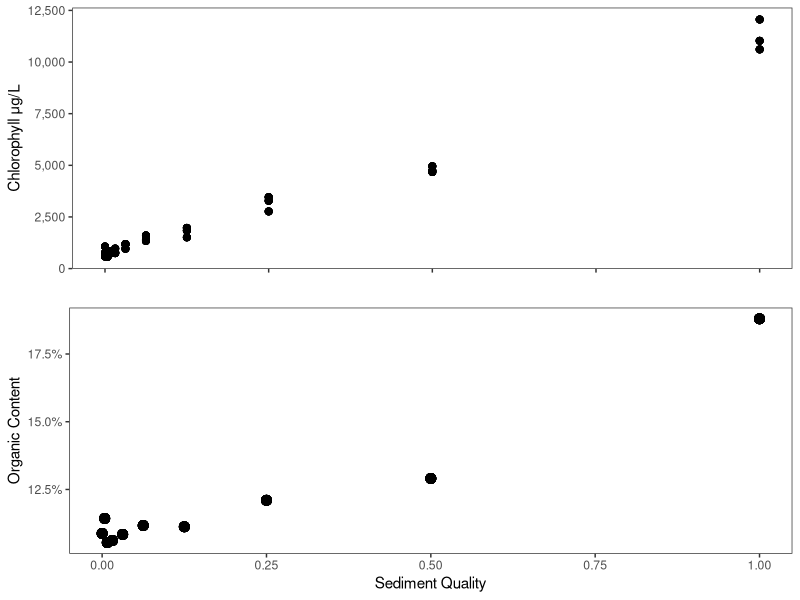
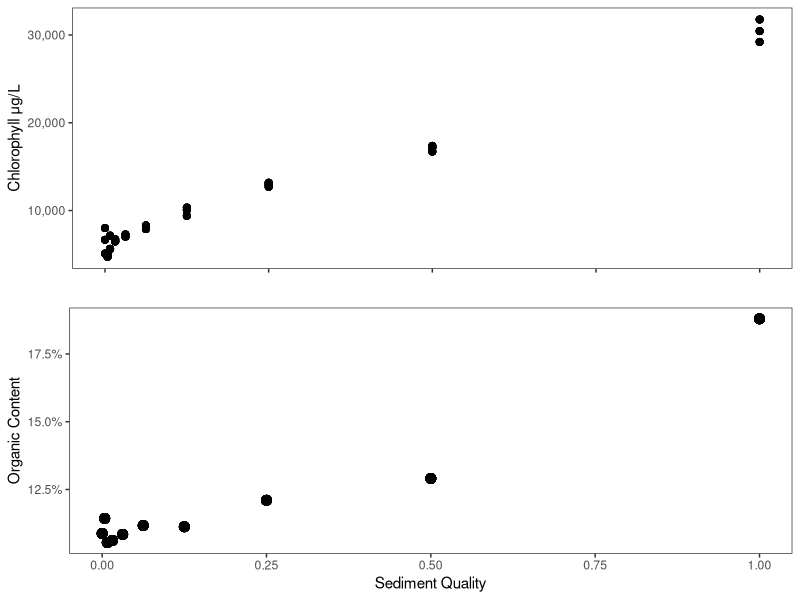
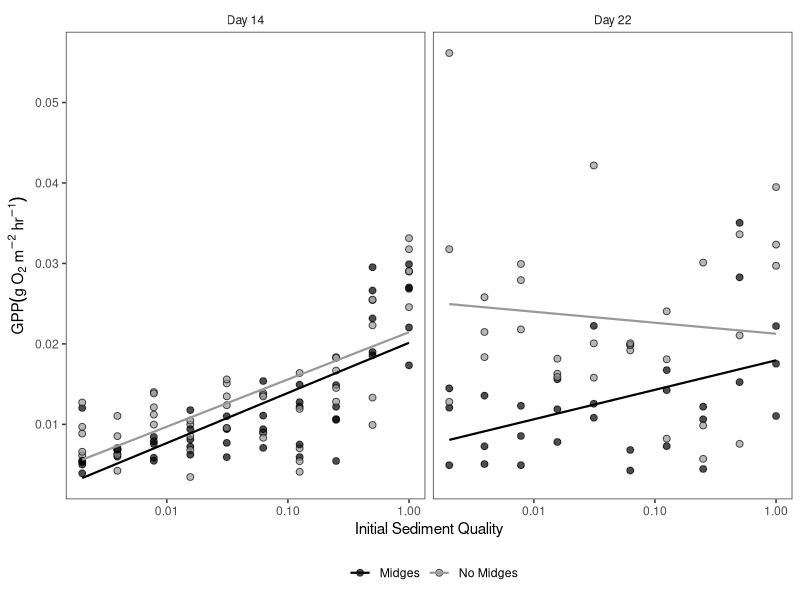
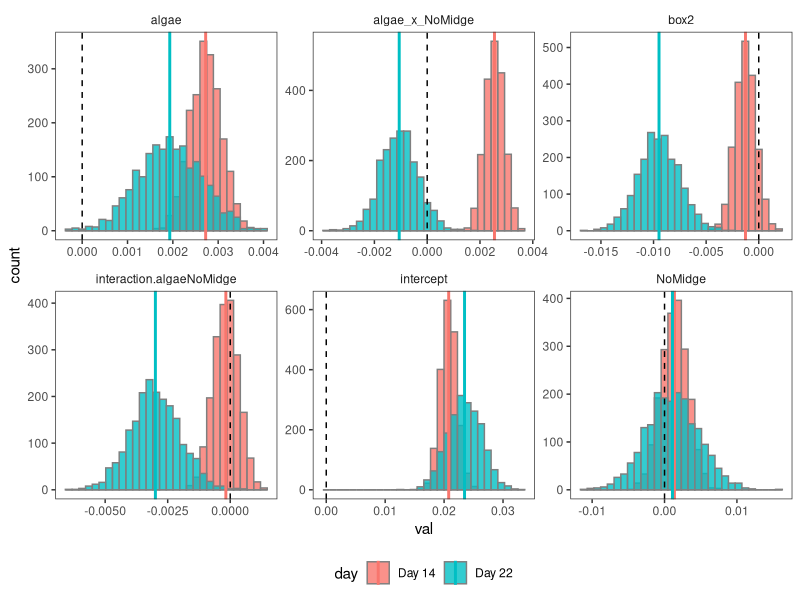
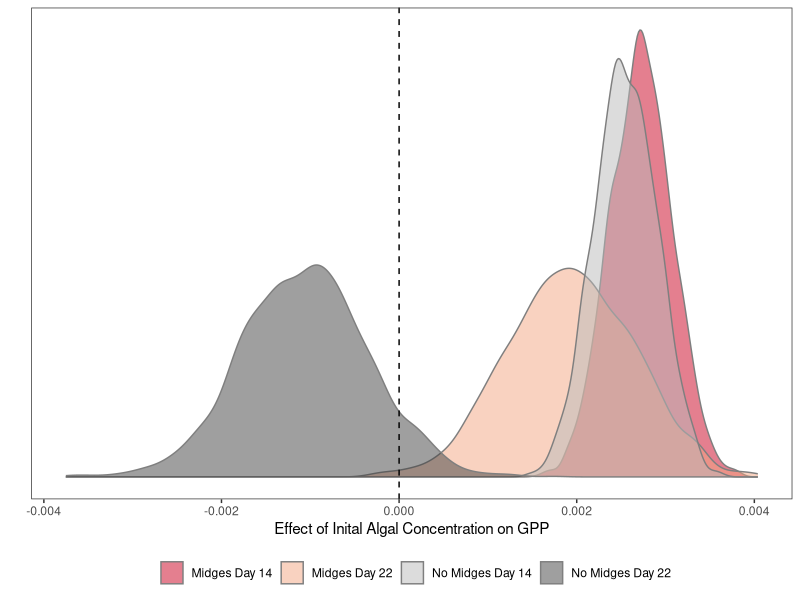
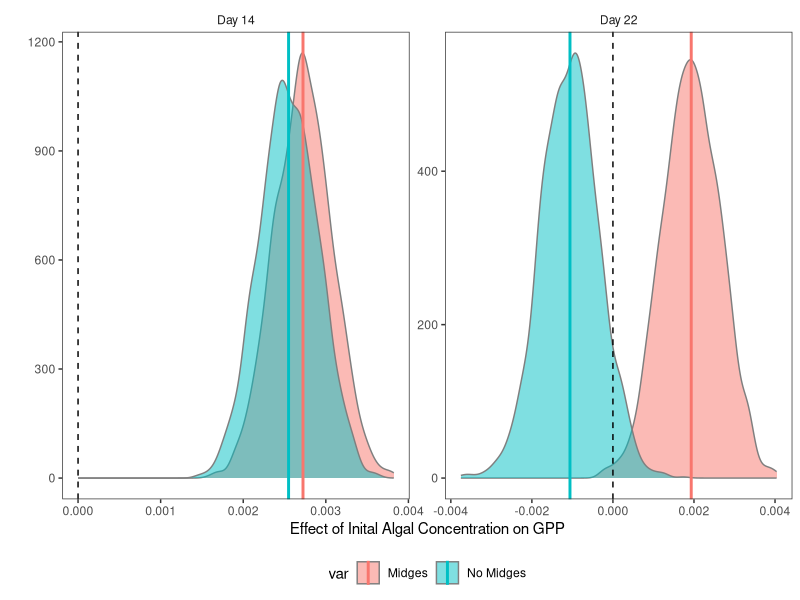
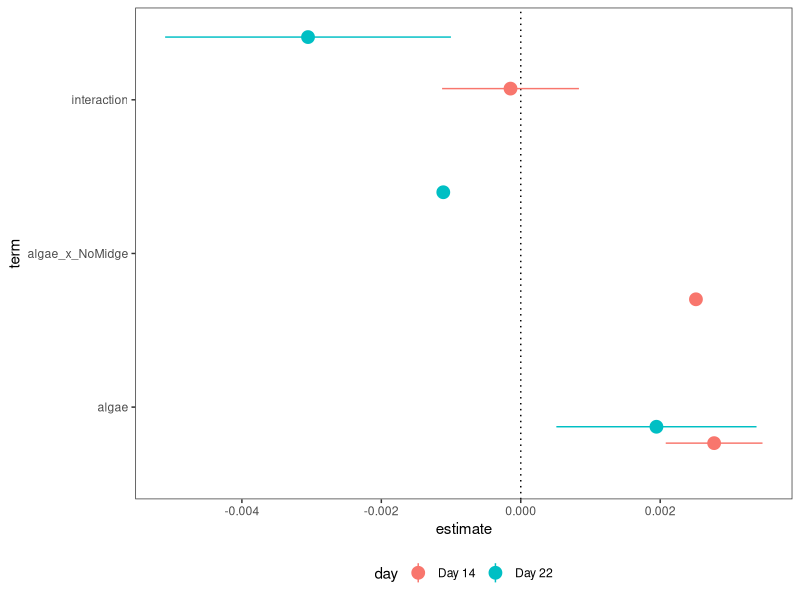
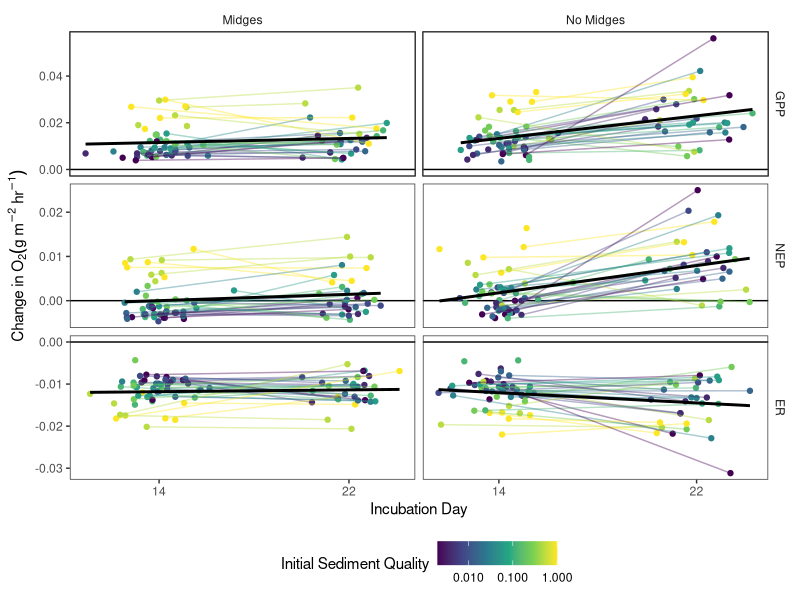

Recreate these plots in R, in order. (Note: a time limit stopped this script after it produced the figures.)
#====Load Packages====
library(tidyverse)
library(lubridate)
library(viridis)
library(gridExtra)
library(lme4)
library(car)

#Define function to give NA if all NAs else give mean
meanna <- function(x){
  if(all(is.na(x))){
    NA
  }
  else{
    mean(x, na.rm = TRUE)
  }
}

#====set aesthetics====
theme_set(theme_bw()+
            theme(panel.grid = element_blank(),
                  strip.background = element_blank(),
                  legend.position = "bottom"))

#====Set Seed====
set.seed(12345)

#====read in files====

meta <- read_csv("clean data/MG_meta.csv") %>% 
  mutate(algae_conc2 = ifelse(algae_conc == 0, 2e-3, algae_conc)) #check
chl <- read_csv("clean data/MG_chl.csv")
om <- read_csv("clean data/MG_om.csv")
ndvi <- read_csv("clean data/MG_ndvi.csv")
ep_raw <- read_csv("clean data/MG_ep.csv")
cm_raw <- read_csv("clean data/MG_cm.csv")
cc_raw <- read_csv("clean data/MG_cc.csv")


#====Figure 1: Chorophyll and organic content in stock sediment====
omplot <- om %>% 
  left_join(meta) %>% 
  ggplot(aes(algae_conc, perc.org))+
  geom_point(size =3)+
  scale_y_continuous(labels = scales::percent_format())+
  labs(x = "Sediment Quality",
       y = "Organic Content")

#corrected for pheophytin
corrchlplot <- chl %>% 
  left_join(meta) %>% 
  ggplot(aes(x = algae_conc, y = chl))+
  geom_point(size = 2, alpha = 0.8)+
  scale_y_continuous(labels = scales::comma_format())+
  labs(x = "",
       y = "Chlorophyll \u03BCg/L") +  #\u03BC is the unicode for mu
  theme(axis.text.x = element_blank())

#uncorrected
uncorrchlplot <- chl %>% 
  left_join(meta) %>% 
  ggplot(aes(x = algae_conc, y = uncorr_chl))+
  geom_point(size = 2, alpha = 0.8)+
  scale_y_continuous(labels = scales::comma_format())+
  labs(x = "",
       y = "Chlorophyll \u03BCg/L") + #\u03BC is the unicode for mu
  theme(axis.text.x = element_blank())


grid.arrange(corrchlplot, omplot, nrow  = 2)
grid.arrange(uncorrchlplot, omplot, nrow  = 2)


#=====Question 1: Effects of Midges on Primary Producers=====
## Midge effect on production
nep <- ep_raw %>% 
  left_join(meta) %>% 
  mutate(coreid = as.character(coreid),
         box = as.character(box))

nep14 <- nep %>% 
  filter(day == 14)

g14log <- lm(gpp~log(algae_conc2)*midge+box, data = nep14) 
summary(g14log)
# plot(g14log)


nep22 <- nep %>% 
  filter(day == 22)

g22log <- lm(gpp~log(algae_conc2)*midge+box, data = nep22)
summary(g22log)
# plot(g22log)


#====Figure 2: GPP====
nep %>% 
  mutate(day = paste("Day", day)) %>% 
  ggplot(aes(x = algae_conc2, y = gpp, fill = midge))+
  facet_wrap(~day)+
  geom_point(size  = 2, alpha = 0.7, shape = 21)+
  geom_smooth(aes(color = midge), method = "lm", size = 0.75, se = FALSE)+
  scale_fill_manual(values = c("black", "gray60"))+
  scale_color_manual(values = c("black", "gray60"))+
  labs(x = "Initial Sediment Quality",
       y = expression(GPP(g~O[2]~m^{-2}~hr^{-1})),
       color = "",
       fill = "")+
  scale_x_log10()


#====Do the slopes differ between the two sample dates====

#parametric bootstrapping verison

#set number of bootstraps
nboot <- 2000

#define function for parametric bootstrapping
para.boot <- function(data1, data2, response.var, lm1, lm2, results, nboot){

    #define data frames for simulated data
    dat1 = data1
    dat2 = data2
    
    #perform bootstrap
    for(i in 1:nboot){
      #simulate results estimates for day 14
      dat1$response.var <- simulate(lm1)[[1]] #simulate data from model
      lm1boot <- update(lm1, response.var ~., data = dat1) #perform lm on simulated data
      
      #extract coefficients 
      results$intercept[i] = coef(summary(lm1boot))[1,"Estimate"]
      results$algae[i] = coef(summary(lm1boot))[2,"Estimate"]
      results$NoMidge[i] = coef(summary(lm1boot))[3,"Estimate"]
      results$box2[i] = coef(summary(lm1boot))[4,"Estimate"]
      results$interaction.algaeNoMidge[i] = coef(summary(lm1boot))[5,"Estimate"]
      
      #add coefficients from algae and its interaction with midges to estimate effect of algae conc on response in absence of midges
      results$algae_x_NoMidge[i] = results$algae[i] + results$interaction.algaeNoMidge[i]
      
      #perform same process for second lm==
      dat2$response.var <- simulate(lm2)[[1]] #simulate data from model
      lm2boot <- update(lm2, response.var~., data = dat2) # fit regression to simulated data
      
      #extract coefficients
      results$intercept[i + nboot] = coef(summary(lm2boot))[1,"Estimate"] 
      results$algae[i + nboot] = coef(summary(lm2boot))[2,"Estimate"]
      results$NoMidge[i + nboot] = coef(summary(lm2boot))[3,"Estimate"]
      results$box2[i + nboot] = coef(summary(lm2boot))[4,"Estimate"]
      results$interaction.algaeNoMidge[i + nboot] = coef(summary(lm2boot))[5,"Estimate"]
      
      #add coefficients from algae and no midge to estimate effect of algae conc on gpp in absence of midge
      results$algae_x_NoMidge[i + nboot] = results$algae[i + nboot] + results$interaction.algaeNoMidge[i + nboot]
      
    }
    return(results)
}


#generate data frame to put all the results
gboot1 <- data.frame(sim = rep(1:nboot, 2), 
                     intercept = NA, 
                     algae = NA, 
                     NoMidge = NA, 
                     box2 = NA, 
                     interaction.algaeNoMidge = NA,
                     algae_x_NoMidge = NA, 
                     day = rep(c("Day 14", "Day 22"), each = nboot))

#peform bootstrapping
gboot1 <- para.boot(data1 = nep14, data2 = nep22,
          response.var = "gpp",
          lm1 = g14log, lm2 = g22log,
          results = gboot1, nboot = nboot)



#plot all coefficients
gboot1 %>% 
  gather(var, val, -sim, -day) %>% 
  group_by(var, day) %>% 
  mutate(mean = mean(val)) %>% 
  ggplot(aes(val, fill = day))+
  geom_histogram(alpha = 0.8, color = "gray50", data = . %>% filter(day == "Day 14"))+
  geom_histogram(alpha = 0.8, color = "gray50", data =. %>% filter(day=="Day 22"))+
  facet_wrap(~var, scales = "free")+
  geom_vline(xintercept = 0, linetype = "dashed")+
  geom_vline(aes(xintercept = mean, col = day), size = 1)


gboot1 %>%
  select(algae, algae_x_NoMidge, day) %>%
  gather(var, val, -day) %>% 
  group_by(var, day) %>% 
  mutate(mean = mean(val),
         var = ifelse(var == 'algae_x_NoMidge', "No Midges", "Midges"),
         var = paste(var, day)) %>% 
  ggplot(aes(val, fill = var))+
  geom_density(alpha = 0.5, color = "gray50")+
  # geom_density(alpha = 0.5, color = "gray50", data =. %>% filter(day=="Day 22"))+
  geom_vline(xintercept = 0, linetype = "dashed")+
  labs(x = "Effect of Inital Algal Concentration on GPP",
       y = "",
       fill = "")+
  theme(axis.text.y = element_blank(),
        axis.ticks.y = element_blank())+
  scale_fill_brewer(palette = "RdGy")

gboot1 %>%
  select(algae, algae_x_NoMidge, day) %>%
  gather(var, val, -day) %>% 
  group_by(var, day) %>% 
  mutate(mean = mean(val),
         var = ifelse(var == 'algae_x_NoMidge', "No Midges", "Midges")) %>% 
  ggplot(aes(val, fill = var))+
  facet_wrap(~day, scales = "free")+
  geom_density(alpha = 0.5, color = "gray50", data = . %>% filter(var == "Midges"))+
  geom_density(alpha = 0.5, color = "gray50", data =. %>% filter(var == "No Midges"))+
  geom_vline(xintercept = 0, linetype = "dashed")+
  labs(x = "Effect of Inital Algal Concentration on GPP",
       y = "")+
  geom_vline(aes(xintercept = mean, col = var), size = 1)


##Delta Method Version

##NOT WORKING SOME PROBLEMS WITH DEFINITIONS

dmg <- data.frame(day = c("Day 14", "Day 22"), 
           #estimate for the slope of the effect of initial sediment quality on gpp with midges
           algae.estimate = c(coef(g14log)["log(algae_conc2)"], 
                              coef(g22log)["log(algae_conc2)"]), 
           #variance in that estimate
           algae.var = c(vcov(g14log)["log(algae_conc2)", "log(algae_conc2)"],
                         vcov(g22log)["log(algae_conc2)", "log(algae_conc2)"]), 
           #estimate for the interaction between midges and no midges
           interaction.estimate = c(coef(g14log)["log(algae_conc2):midgeNo Midges"],
                                    coef(g22log)["log(algae_conc2):midgeNo Midges"]),
           #variance in that estimate
           interaction.var = c(vcov(g14log)["log(algae_conc2):midgeNo Midges", "log(algae_conc2):midgeNo Midges"],
                               vcov(g22log)["log(algae_conc2):midgeNo Midges", "log(algae_conc2):midgeNo Midges"]), 
           #covariance between the two
           covar = c(vcov(g14log)["log(algae_conc2)", "log(algae_conc2):midgeNo Midges"],
                     vcov(g22log)["log(algae_conc2)", "log(algae_conc2):midgeNo Midges"]))


#not working because variance is being estimated as negative, which can't happen.
dmg <- dmg %>% 
  rowwise() %>% 
  mutate(algae_x_NoMidge = algae.estimate + interaction.estimate,
         algae_x_NoMidge.var = (algae.estimate^2)*algae.var + (interaction.estimate^2)*interaction.var + covar,
         algae.se = sqrt(algae.var),
         interaction.se = sqrt(interaction.var),
         algae_x_NoMidge.se = sqrt(algae_x_NoMidge.var))


dmg %>% 
  select(day, contains("estimate"), algae_x_NoMidge) %>% 
  gather(term, estimate, -day) %>% 
  mutate(term = str_remove(term, ".estimate")) %>% 
  left_join(dmg %>% 
              select(day, contains("se")) %>% 
              gather(term, se, -day) %>% 
              mutate(term = str_remove(term, ".se"))) %>% 
  ggplot(aes(x = term, y = estimate, col = day))+
  geom_hline(yintercept = 0, linetype = "dotted")+
  geom_point(position = position_jitter(width = 0.5, seed = 1), size = 4)+
  geom_pointrange(aes(ymin = estimate-2*se, ymax = estimate+2*se),  position = position_jitter(width = 0.5, seed = 1))+
  coord_flip()
  
#Statistics???
  

#fig 2 with error bars from bootstrapped models



#Supplemental Figure
nep %>% 
  gather(metabolism, value, resp, nep, gpp) %>% 
  mutate(day = day+rnorm(n(), 0.001), #add jitter
         metabolism = toupper(ifelse(metabolism == "resp", "er", metabolism)),
         metabolism = fct_reorder(metabolism, desc(value))) %>%  
  ggplot(aes(x = day, y = value, col = algae_conc2))+
  facet_grid(metabolism~midge, scales = "free")+
  geom_hline(yintercept = 0)+
  geom_point()+
  geom_line(aes( group = coreid), alpha = 0.4)+
  geom_smooth(method = "lm", col = "black", se = FALSE)+
  theme(legend.position = "bottom")+
  labs(y = expression("Change in" ~O[2] (g~m^{-2}~hr^{-1})),
       x = "Incubation Day",
       color = "Initial Sediment Quality")+
  scale_color_viridis_c(trans = "log10")+
  scale_x_continuous(breaks = c(14, 22))

nep %>% 
  mutate(day = paste("Day", day)) %>% 
  gather(metabolism, value, resp, nep, gpp) %>% 
  mutate(metabolism = toupper(metabolism),
         metabolism = ifelse(metabolism == "RESP", "ER", metabolism),
         metabolism = fct_reorder(metabolism, -value)) %>% 
  ggplot(aes(x = algae_conc2, y = value, fill = midge))+
  geom_hline(yintercept = 0, linetype = "dotted")+
  facet_grid(metabolism~day, scale = "free_y", switch = "y")+
  geom_point(size  = 2, alpha = 0.7, shape = 21)+
  geom_smooth(aes(color = midge), method = "lm", size = 0.75, se = FALSE)+
  scale_fill_manual(values = c("black", "gray60"))+
  scale_color_manual(values = c("black", "gray60"))+
  labs(x = "Initial Sediment Quality",
       y = expression(g~O[2]~m^{-2}~hr^{-1}),
       color = "",
       fill = "")+
  scale_x_log10()+
  theme(strip.placement = "outside")

nep %>% 
  ggplot(aes(x = -resp, y = gpp, col = algae_conc2))+
  geom_point()+
  facet_wrap(~day)+
  geom_abline(slope = 1)+
  coord_equal()

##Midge Effects on chlorophyll

#This is especially sloppy because I might remove all of this. 
lm(NDVI_R~log(algae_conc2)*midge+box, data = ndvi %>% left_join(meta) %>% filter(day ==14)) %>% summary()
lm(NDVI_R~log(algae_conc2)*midge+box, data = ndvi %>% left_join(meta) %>% filter(day ==22)) %>% summary()

ndvi %>% 
  left_join(meta) %>% 
  ggplot(aes(x = algae_conc2, y = NDVI_R, fill = midge))+
  geom_point(size = 2, shape = 21)+
  facet_wrap(~paste("Day", day))+
  # geom_smooth(aes(col = midge), method = "lm", se = FALSE)+
  scale_fill_manual(values = c("black", "gray60"))+
  scale_color_manual(values = c("black", "gray60"))+
  labs(x = "Initial Sediment Quality",
       y = "NDVI")+
  scale_x_log10()

#supplement
ndvi %>%
  mutate(coreid = as.character(coreid)) %>% 
  left_join(nep) %>% 
  ggplot(aes(x = gpp, y = NDVI_R, col = algae_conc2))+
  geom_point()+
  facet_grid(midge~day)+
  geom_smooth(method = "lm", se = FALSE, col = "black", size = 0.7)+
  scale_color_viridis_c(trans = "log10")+
  labs(x = expression(GPP~(g^{2}~O[2]~m^{-2}~hr^{-1})),
       y = "NDVI",
       color = "Initial Sediment Quality")

ndvi %>% 
  left_join(meta) %>% 
  ggplot(aes(x = factor(day), y = NDVI_R, col = algae_conc2, group = factor(algae_conc)))+
  geom_jitter(width = 0.2)+
  facet_wrap(~midge)+
  geom_smooth(method = "lm", se = FALSE, size = 0.7)+
  scale_color_viridis_c(trans = "log10")+
  labs(x = "Day",
       y = "NDVI",
       color = "Initial Sediment Quality")



#====Question 2: Sediment Effects on Midges =====
##====Q2.1: Number of Midges Present====
cc <- cc_raw %>% 
  left_join(meta) %>% 
  mutate(coreid = as.character(coreid),
         box = as.character(box))

cc14 <- cc %>% 
  filter(day == 14)

nm14log <- glm(live_tt~log(algae_conc2)*midge+box, 
               data = cc14,
               family = quasipoisson())

summary(nm14log)
# plot(nm14log)

cc22 <- cc %>% 
  filter(day == 22)

nm22log <- glm(live_tt~log(algae_conc2)*midge+box, 
               data = cc22,
               family = quasipoisson())

summary(nm22log)
# plot(nm22log)

#====Figure 3: Number of Midges====
cc %>% 
  left_join(nep) %>% 
  filter(day %in% c(14, 22)) %>% 
  mutate(day = paste("Day", day)) %>% 
  ggplot(aes(x = algae_conc2, y = live_tt, fill = gpp))+
  facet_grid(midge~day, scales = "free")+
  geom_jitter(shape = 21, size = 2, alpha = 0.6, width = 0.0005, height = 0.3)+
  geom_smooth(method = "lm", se = FALSE, size = 0.6, col = "black")+
  scale_fill_viridis_c()+
  labs(y = "Live Tanytarsini",
       x = "Initial Sediment Quality",
       fill = expression(GPP(g~O[2]~m^{-2}~hr^{-1})~" "))+
  scale_x_log10()

cc %>% 
  left_join(nep) %>% 
  filter(day %in% c(14, 22)) %>% 
  mutate(day = paste("Day", day)) %>% 
  ggplot(aes(x = algae_conc2, y = live_tt, col = gpp, shape = day, linetype = day))+
  facet_wrap(~midge, scales = "free")+
  geom_jitter(size = 2, alpha = 0.6, width = 0.0005, height = 0.3)+
  geom_smooth(method = "lm", se = FALSE, size = 0.6, col = "black")+
  scale_color_viridis_c(trans = "log10")+
  scale_shape_manual(values = c(21,16))+
  scale_linetype_manual(values = c("dashed", "solid"))+
  labs(y = "Live Tanytarsini",
       x = "Initial Sediment Quality",
       fill = expression(GPP(g~O[2]~m^{-2}~hr^{-1})~" "))+
  scale_x_log10()+
  lims(y = c(0, NA))

#====Q2.1.a Bootstrapping Coefficients====
#generate data frame to put all the results
nmboot <- data.frame(sim = rep(1:nboot, 2), 
                     intercept = NA, 
                     algae = NA, 
                     NoMidge = NA, 
                     box2 = NA, 
                     interaction.algaeNoMidge = NA,
                     algae_x_NoMidge = NA, 
                     day = rep(c("Day 14", "Day 22"), each = nboot))

#unable to bootstrap quasi-models. The estimates should be the same if I use family = nonquasi, so we'll do that
nm142 <- update(nm14log, .~., family = poisson())
nm222 <- update(nm22log, .~., family = poisson())


#peform bootstrapping
nmboot <- para.boot(data1 = cc14, data2 = cc22, 
          response.var = "live_tt", 
          lm1 = nm142, lm2 = nm222, 
          results = nmboot, nboot = nboot)


#plot all coefficients
nmboot %>% 
  gather(var, val, -sim, -day) %>% 
  group_by(var, day) %>% 
  mutate(mean = mean(val)) %>% 
  ggplot(aes(val, fill = day))+
  geom_histogram(alpha = 0.8, color = "gray50", data = . %>% filter(day == "Day 14"))+
  geom_histogram(alpha = 0.8, color = "gray50", data =. %>% filter(day=="Day 22"))+
  facet_wrap(~var, scales = "free")+
  geom_vline(xintercept = 0, linetype = "dashed")+
  geom_vline(aes(xintercept = mean, col = day), size = 1)


nmboot %>%
  select(algae, algae_x_NoMidge, day) %>%
  gather(var, val, -day) %>% 
  group_by(var, day) %>% 
  mutate(mean = mean(val),
         var = ifelse(var == 'algae_x_NoMidge', "No Midges", "Midges")) %>% 
  ggplot(aes(val, fill = day))+
  facet_wrap(~var, scales = "free")+
  geom_density(alpha = 0.5, color = "gray50", data = . %>% filter(day == "Day 14"))+
  geom_density(alpha = 0.5, color = "gray50", data =. %>% filter(day=="Day 22"))+
  geom_vline(xintercept = 0, linetype = "dashed")+
  labs(x = "Effect of Inital Algal Concentration on Number of Live Midges",
       y = "")+
  geom_vline(aes(xintercept = mean, col = day), size = 1)


nmboot %>%
  select(algae, algae_x_NoMidge, day) %>%
  gather(var, val, -day) %>% 
  group_by(var, day) %>% 
  mutate(mean = mean(val),
         var = ifelse(var == 'algae_x_NoMidge', "No Midges", "Midges")) %>% 
  ggplot(aes(val, fill = var))+
  facet_wrap(~day, scales = "free")+
  geom_density(alpha = 0.5, color = "gray50", data = . %>% filter(var == "Midges"))+
  geom_density(alpha = 0.5, color = "gray50", data =. %>% filter(var == "No Midges"))+
  geom_vline(xintercept = 0, linetype = "dashed")+
  labs(x = "Effect of Inital Algal Concentration on Number of Live Midges",
       y = "")+
  geom_vline(aes(xintercept = mean, col = var), size = 1)



##====Q2.2: Midge Development====
cm <- cm_raw %>% 
  left_join(meta) %>% 
  mutate(coreid = as.character(coreid),
         box = as.character(box),
         body_size = body_size/1000) #convert from um to mm


#find starting midge stages
startingprop <- {cm %>% 
    #only tanytarsini
  filter(species_name == "tt") %>% 
  #set 1 if instar>2
  mutate(instar = ifelse(instar=="3"|instar=="4", 1, 0)) %>% 
  group_by(coreid, day, algae_conc, instar, midge) %>% 
  #count number of greater than 2nd instar
  summarise(count = n()) %>% 
  group_by(coreid) %>% 
  #get proportion within a mesocosm
  mutate(prop  = count/sum(count),
         live_tt = sum(count)) %>% 
  filter(instar == 1, 
         is.na(algae_conc))}$prop


p3 <- cm %>% 
  filter(species_name == "tt") %>% 
  mutate(instar = ifelse(instar=="3"|instar=="4", 1, 0)) %>% 
  group_by(coreid, day, algae_conc, algae_conc2, instar, midge, box) %>% 
  summarise(count = n()) %>% 
  group_by(coreid) %>% 
  mutate(prop  = count/sum(count),
         live_tt = sum(count)) %>% 
  filter(instar == 1)

#====Figure 4: Instar====
p3 %>% 
  filter(!is.na(algae_conc)) %>% 
  mutate(day = paste("Day", day)) %>% 
  ggplot(aes(y = prop, x = algae_conc2, fill = live_tt))+
  geom_point(shape = 21, size = 2, alpha = 0.7)+
  geom_hline(yintercept = startingprop)+
  facet_grid(midge~day)+
  scale_fill_viridis_c(option = "plasma")+
  lims(y = c(0,1))+
  labs(x = expression(GPP~(g^{2}~O[2]~m^{-2}~hr^{-1})),
       y = "Proportion of Larval Midges\n3rd instar or higher",
       fill = "Number of Larvae")+
  theme(legend.position = "bottom")+
  scale_x_log10()

#subset for day 14
p314 <- p3 %>% 
  filter(day == 14)

prop14log <- glm(prop~log(algae_conc2)*midge+box, 
                 data = p314, 
                 family = quasibinomial())

summary(prop14log)
# plot(prop14log)

#subset for day 22
p322 <- p3 %>% 
  filter(day == 22)

prop22log <- glm(prop~log(algae_conc2)*midge+box, 
                 data = p322, 
                 family = quasibinomial())
summary(prop22log)
# plot(prop22log)

#====Q2.2 Bootstrap====

##PROBLEMS!!!

#generate data frame to put all the results
propboot <- data.frame(sim = rep(1:nboot, 2), 
                     intercept = NA, 
                     algae = NA, 
                     NoMidge = NA, 
                     box2 = NA, 
                     interaction.algaeNoMidge = NA,
                     algae_x_NoMidge = NA, 
                     day = rep(c("Day 14", "Day 22"), each = nboot))

#update quasi-models
prop142 <- update(prop14log, .~., family = binomial())
prop222 <- update(prop22log, .~., family = binomial())

#peform bootstrapping
propboot <- para.boot(data1 = p314, data2 = p322, 
          response.var = "prop", 
          lm1 = prop142, lm2 = prop222, 
          results = propboot, nboot = nboot)


#plot all coefficients
propboot %>% 
  gather(var, val, -sim, -day) %>% 
  group_by(var, day) %>% 
  mutate(mean = mean(val)) %>% 
  ggplot(aes(val, fill = day))+
  geom_histogram(alpha = 0.8, color = "gray50", data = . %>% filter(day == "Day 14"))+
  geom_histogram(alpha = 0.8, color = "gray50", data =. %>% filter(day=="Day 22"))+
  facet_wrap(~var, scales = "free")+
  geom_vline(xintercept = 0, linetype = "dashed")+
  geom_vline(aes(xintercept = mean, col = day), size = 1)


propboot %>%
  select(algae, algae_x_NoMidge, day) %>%
  gather(var, val, -day) %>% 
  group_by(var, day) %>% 
  mutate(mean = mean(val),
         var = ifelse(var == 'algae_x_NoMidge', "No Midges", "Midges")) %>% 
  ggplot(aes(val, fill = day))+
  facet_wrap(~var, scales = "free")+
  geom_density(alpha = 0.5, color = "gray50", data = . %>% filter(day == "Day 14"))+
  geom_density(alpha = 0.5, color = "gray50", data =. %>% filter(day=="Day 22"))+
  geom_vline(xintercept = 0, linetype = "dashed")+
  labs(x = "Effect of Inital Algal Concentration on GPP",
       y = "")+
  geom_vline(aes(xintercept = mean, col = day), size = 1)


propboot %>%
  select(algae, algae_x_NoMidge, day) %>%
  gather(var, val, -day) %>% 
  group_by(var, day) %>% 
  mutate(mean = mean(val),
         var = ifelse(var == 'algae_x_NoMidge', "No Midges", "Midges")) %>% 
  ggplot(aes(val, fill = var))+
  facet_wrap(~day, scales = "free")+
  geom_density(alpha = 0.5, color = "gray50", data = . %>% filter(var == "Midges"))+
  geom_density(alpha = 0.5, color = "gray50", data =. %>% filter(var == "No Midges"))+
  geom_vline(xintercept = 0, linetype = "dashed")+
  labs(x = "Effect of Inital Algal Concentration on GPP",
       y = "")+
  geom_vline(aes(xintercept = mean, col = var), size = 1)



##====Q2.3: Midge Length====
#subset to 3rd instar tanytarsini and to not include the stocked midges
l3 <- cm %>% 
  filter(instar == 3,
         day!=0)

#subset day 14
l314 <- l3 %>% 
  filter(day == 14)

bl14log <- lmer(body_size~log(algae_conc2)*midge+box+
                  (1|coreid), 
                data = l314) 

summary(bl14log)
# plot(bl14log)

Anova(bl14log, type = "3", test.statistic = "F")
Anova(bl14log, type = "2", test.statistic = "F")

#subset day 22
l322 <- l3 %>% 
  filter(day == 22)

bl22log <- lmer(body_size~log(algae_conc2)*midge+box +
                  (1|coreid), 
                data = l322)
summary(bl22log)
# plot(bl22log)

Anova(bl22log, type = "3", test.statistic = "F")
Anova(bl22log, type = "2", test.statistic = "F")


#====Figure 5: Body Length====
l3 %>% 
  left_join(nep) %>%
  mutate(day = paste("Day", day)) %>% 
  ggplot(aes(x = algae_conc2, y = body_size, fill = gpp))+
  facet_grid(midge~day, scales = "free_x")+
  geom_point(alpha = 0.2, shape = 21, size = 2)+
  geom_smooth(method = "lm", se = FALSE, color = "black", size = 0.7)+
  scale_fill_viridis_c()+
  labs(x = "Initial Sediment Conditions",
       y = "Body Length of \nThird Instar Tanytarsini (mm)",
       fill = expression(GPP~(g^{2}~O[2]~m^{-2}~hr^{-1})~" "))+
  theme(legend.position = "bottom")+
  scale_x_log10()


#====Q2.3a: Bootstrap====
#generate data frame to put all the results
blboot <- data.frame(sim = rep(1:nboot, 2), 
                     intercept = NA, 
                     algae = NA, 
                     NoMidge = NA, 
                     box2 = NA, 
                     interaction.algaeNoMidge = NA,
                     algae_x_NoMidge = NA, 
                     day = rep(c("Day 14", "Day 22"), each = nboot))

#peform bootstrapping
blboot <- para.boot(data1 = l314 %>% filter(!is.na(body_size)), data2 = l322 %>% filter(!is.na(body_size)), 
          response.var = "live_tt", 
          lm1 = bl14log, lm2 = bl22log, 
          results = blboot, nboot = nboot)


#plot all coefficients
blboot %>% 
  gather(var, val, -sim, -day) %>% 
  group_by(var, day) %>% 
  mutate(mean = mean(val)) %>% 
  ggplot(aes(val, fill = day))+
  geom_histogram(alpha = 0.8, color = "gray50", data = . %>% filter(day == "Day 14"))+
  geom_histogram(alpha = 0.8, color = "gray50", data =. %>% filter(day=="Day 22"))+
  facet_wrap(~var, scales = "free")+
  geom_vline(xintercept = 0, linetype = "dashed")+
  geom_vline(aes(xintercept = mean, col = day), size = 1)


blboot %>%
  select(algae, algae_x_NoMidge, day) %>%
  gather(var, val, -day) %>% 
  group_by(var, day) %>% 
  mutate(mean = mean(val),
         var = ifelse(var == 'algae_x_NoMidge', "No Midges", "Midges")) %>% 
  ggplot(aes(val, fill = day))+
  facet_wrap(~var, scales = "free")+
  geom_density(alpha = 0.5, color = "gray50", data = . %>% filter(day == "Day 14"))+
  geom_density(alpha = 0.5, color = "gray50", data =. %>% filter(day=="Day 22"))+
  geom_vline(xintercept = 0, linetype = "dashed")+
  labs(x = "Effect of Inital Algal Concentration on Body Length",
       y = "")+
  geom_vline(aes(xintercept = mean, col = day), size = 1)


blboot %>%
  select(algae, algae_x_NoMidge, day) %>%
  gather(var, val, -day) %>% 
  group_by(var, day) %>% 
  mutate(mean = mean(val),
         var = ifelse(var == 'algae_x_NoMidge', "No Midges", "Midges")) %>% 
  ggplot(aes(val, fill = var))+
  facet_wrap(~day, scales = "free")+
  geom_density(alpha = 0.5, color = "gray50", data = . %>% filter(var == "Midges"))+
  geom_density(alpha = 0.5, color = "gray50", data =. %>% filter(var == "No Midges"))+
  geom_vline(xintercept = 0, linetype = "dashed")+
  labs(x = "Effect of Inital Algal Concentration on Body Length",
       y = "")+
  geom_vline(aes(xintercept = mean, col = var), size = 1)




##====Q2.3b Midge Length Alternate====
#3rd instars averaged
bl14log2 <- lm(body_size~log(algae_conc2)*midge+box,
               weights = live_tt,
                data = l314 %>% 
                  group_by(algae_conc2, midge, box) %>% 
                summarise(body_size = meanna(body_size)) %>% 
                 left_join(cc)) 

summary(bl14log2)
plot(bl14log2)


bl22log2 <- lm(body_size~log(algae_conc2)*midge+box, 
               weights = live_tt,
                data = l322 %>% 
                 group_by(algae_conc2, midge, box) %>% 
                 summarise(body_size = meanna(body_size)) %>% 
                 left_join(cc))
summary(bl22log2)
plot(bl22log2)


l3 %>% 
  left_join(nep) %>%
  group_by(coreid, gpp, algae_conc2, day, midge) %>% 
  summarise(bs_se = sd(body_size, na.rm = TRUE), 
            body_size = meanna(body_size)) %>% 
  mutate(day = paste("Day", day)) %>% 
  ggplot(aes(x = algae_conc2, y = body_size, fill = gpp))+
  facet_grid(midge~day, scales = "free_x")+
  geom_point(alpha = 0.7, shape = 21, size = 2)+
  geom_errorbar(aes(ymin = body_size-bs_se, ymax = body_size + bs_se), 
                col = "black", width = 0)+
  geom_smooth(method = "lm", se = FALSE, color = "black", size = 0.7)+
  scale_fill_viridis_c()+
  labs(x = "Initial Sediment Conditions",
       y = "Body Length of \nThird Instar Tanytarsini (mm)",
       fill = expression(GPP~(g^{2}~O[2]~m^{-2}~hr^{-1})~" "))+
  theme(legend.position = "bottom")+
  scale_x_log10()

#body size for all instars averaged
bl14log3 <- lm(body_size~log(algae_conc2)*midge+box, 
               weights = live_tt,
               data = cm %>% 
                 filter(day == 14) %>% 
                 group_by(algae_conc2, midge, box) %>% 
                 summarise(body_size = meanna(body_size)) %>% 
                 left_join(cc)) 

summary(bl14log3)
plot(bl14log3) 


bl22log3 <- lm(body_size~log(algae_conc2)*midge+box, 
               weights = live_tt,
               data = cm %>% 
                 filter(day == 22) %>% 
                 group_by(algae_conc2, midge, box) %>% 
                 summarise(body_size = meanna(body_size)) %>% 
                 left_join(cc))
summary(bl22log3)
plot(bl22log3)

cm %>% 
  filter(day!=0) %>% 
  left_join(nep) %>%
  group_by(coreid, gpp, algae_conc2, day, midge) %>% 
  summarise(bs_se = sd(body_size, na.rm = TRUE), 
            body_size = meanna(body_size)) %>% 
  mutate(day = paste("Day", day)) %>% 
  ggplot(aes(x = algae_conc2, y = body_size, fill = gpp))+
  facet_grid(midge~day, scales = "free_x")+
  geom_point(alpha = 0.7, shape = 21, size = 2)+
  geom_errorbar(aes(ymin = body_size-bs_se, ymax = body_size + bs_se), 
                col = "black", width = 0)+
  geom_smooth(method = "lm", se = FALSE, color = "black", size = 0.7)+
  scale_fill_viridis_c()+
  labs(x = "Initial Sediment Conditions",
       y = "Body Length of \nThird Instar Tanytarsini (mm)",
       fill = expression(GPP~(g^{2}~O[2]~m^{-2}~hr^{-1})~" "))+
  theme(legend.position = "bottom")+
  scale_x_log10()

#Separating midge no midge
lm(body_size~log(algae_conc2)*day+box, 
   weights = live_tt,
   data = cm %>% 
     filter(midge == "Midges") %>% 
     group_by(algae_conc2, midge, box) %>% 
     summarise(body_size = meanna(body_size)) %>% 
     left_join(cc)) %>% summary()

lm(body_size~log(algae_conc2)*day+box, 
   weights = live_tt,
   data = cm %>% 
     filter(midge == "No Midges") %>% 
     group_by(algae_conc2, midge, box) %>% 
     summarise(body_size = meanna(body_size)) %>% 
     left_join(cc)) %>% summary()




##====Q2 SUPPLEMENT1 : Did midges increase in body length?====
growth <- lm(body_size~day, data = cm %>% filter(species_name == "tt"))
summary(growth)
plot(growth)

growth3 <- lm(body_size~day*factor(instar), data = cm %>% filter(species_name == "tt"))
summary(growth3)
plot(growth3)

cm %>% group_by(day) %>% 
  summarise(mean = mean(body_size, na.rm = TRUE),
            se = sd(body_size, na.rm = TRUE)) %>% 
  mutate(xmin = day-2,
         xmax = day+2,
         ymin = mean-se,
         ymax = mean+se) %>% 
  ggplot(aes(x = day, y = mean))+
  geom_rect(aes(xmin = xmin, xmax = xmax, ymin = ymin, ymax = ymax), alpha = 0.5)+
  geom_jitter(aes(y = body_size, col = factor(instar)), width = 2, height = 0, alpha = 0.5, data = cm %>% filter(species_name == "tt", !is.na(instar)))+
  geom_smooth(aes(y = body_size), size = 0.7, color = "red", method = "lm", se = FALSE, data = cm)+
  geom_segment(aes(yend = mean, x = xmin, xend = xmax), size = 1, col = "blue")+
  geom_text(y = 5.5, x = 0, label = paste0("y = ", round(coef(growth)[2], 2), "x + ", round(coef(growth)[1], 2), "\n R2 = ", round(summary(growth)$r.squared, 2)))+
  labs(x = "Day",
       y = "Tanytarsini Length (mm)",
       color = "Instar")

growth4 <- lm(weight(body_size)~day, data = cm %>% filter(species_name == "tt"))
summary(growth4)
plot(growth4)


#====Q2.4: Midge Movement====
mmv1 <- glm(live_tt~log(algae_conc2)*factor(day) + box, 
    data = cc %>% filter(midge=="No Midges"), 
    family = quasipoisson())
summary(mmv1)

# mmv2 <- glm(live_tt~log(gpp)*factor(day) + box, 
#             data = cc %>% filter(midge=="No Midges") %>% left_join(nep), 
#             family = quasipoisson())
# summary(mmv2)
# 
# 
# anova(mmv1, mmv2)

#====Question 3: How Much do midges rely on algae?====
#convert midges to biomass following Lindegaard and Jonasson 1979
#AFDW in mg^(1/3) = 0.0442 + 0.0879 * length in mm 
weight <- function(l){
  (0.442 + 0.0879 * l )^3 
}


#calculate carbon using Amanda's Isotope Data
dwc = 0.5 #plae holder


#increment Summation method to estimate production 
incsumprod <- function(n1, n2, wt1, wt2, deltaT){
  g = wt2-wt1 #individual growth
  Nbar = (n1 + n2)/2 #Average abundance
  intp = Nbar*g #production over the interval
  Pd = intp/deltaT #daily production
  list(g = g, Nbar = Nbar, intp = intp, Pd = Pd)
}

#Calculate standard errors on midge productivity

#step 1: calculate partial derivatives for delta method
deriv(~((n1+n2)/2)*(wt2-wt1)/deltaT,
      c("n1", "wt2", "wt1")) #we assume perfect knowledge of nt and t
#step 2:  
#Delta method to propogate error:
#Sy = sqrt((dy/dx)^2*s^2x + (dz/dx)^2*s^2z + .... + cov)
prodse <- function(n1, n2, wt1, wt2, deltaT, n1se, w1se, w2se){
  expr2 = (n1+n2)/2
  expr3 = wt2-wt1
  expr9 = expr2/deltaT
  dn1 = 1/2*expr3/deltaT
  dw2 = expr9
  dw1 = expr9
  P.se = sqrt(dw2^2*w2se^2 + dw1^2*w2se^2)
  return(P.se)
}



#calculate midge productivity
midgeprod <- cm %>% 
  left_join(cc) %>% 
  filter(species_name == "tt",
         day!=0) %>% 
  group_by(coreid) %>% 
  mutate(w = weight(body_size)) %>% #estimate dry mass
  group_by(coreid, day, box, algae_conc) %>% 
  summarise(wt = meanna(w), #average biomass of a midge (mg)
            nt = unique(live_tt), #number of individuals in the mesocosm
            wt.se = sd(w, na.rm = TRUE)/sqrt(nt)) %>% 
  # combine with initial values
  bind_cols(cm %>% 
              filter(species_name == "tt",
                     day == 0) %>% 
              group_by(coreid) %>% 
              add_count() %>% 
              mutate(w = weight(body_size),
                     c = w*dwc,
                     live_tt = n) %>%
              ungroup %>% 
              group_by(sampledate) %>%
              summarise(n= n(),
                        wt1 = mean(w), #weight at t = 0
                        n1 = mean(live_tt), #number at t = 0
                        wt1.se = sd(w)/sqrt(n),
                        nt1.se = sd(live_tt)/sqrt(3)) %>% 
              select(-sampledate)) %>% 
  ungroup %>% 
  mutate(Pd = incsumprod(n1 = n1, n2 = nt, wt1 = wt1, wt2 = wt, deltaT = day)$Pd, #production in mg,
         g = incsumprod(n1 = n1, n2 = nt, wt1 = wt1, wt2 = wt, deltaT = day)$g,
         Pd.se = prodse(n1 = n1, n2 = nt, wt1 = wt1, wt2 = wt, deltaT = day, n1se = nt1.se, w1se = wt1.se, w2se = wt.se),
         Pdc.se = Pd.se*dwc*1000,
         Pdc = Pd*dwc*1000) #convert from weight to c (mg) then convert to micrograms 
 



#compare measurements of growth (lm) to these estimates
midgeprod %>% 
  group_by(day) %>% 
  mutate(meanw = mean((wt-wt1)/day)) %>% 
  ggplot(aes((wt-wt1)/day, fill = factor(day)))+
  geom_histogram(bins = 15, alpha = 0.7)+
  geom_vline(xintercept = 0, linetype = "dotted")+
  geom_vline(xintercept = coef(growth4)[2], linetype = "dashed")+
  geom_vline(aes(xintercept = meanw, col = factor(day)))

##Estimate daily production of primary producers in C
#converting g O2--> C
#1:1 molar mass
12/32

pq <- 0.375

#calculate area of mesocosm
mesor <- 15 #mm
area <- mesor^2*pi #mm^2

#calculate algal productivity
algaeprod <- nep %>%
  mutate(gpp_c = gpp*pq, #g m^-2 h^-1
         #multiply by 1e6 to convert g to ug and divide by 1e6 to get mm^-2 multiply by 24 to get hourly 
         gpp_cm = gpp_c*area, #hourly primary production of C (micrograms) in a mesocosm
         resp_cm = resp*pq*area, #hourly respiration
         nep_cm = nep*pq*area, #hourly nep 
         net_daily = 18*nep_cm + 6*resp_cm, #nep over course of day
         gpp_daily = 18*gpp_cm, #daily GPP
         resp_daily = 24*resp_cm) #daily respiration


apm <- algaeprod %>% 
  filter(midge == "Midges")

#Set values for transfer efficiencies
AEa = 1 #arbitrary value set for the assimilation of fixed carbon by algae
NPEm = 0.54 #Net Production efficiency for T. gracilentus at Myvatn Lindegaard 1994
FA = 1 #Fraction of assimilated material in midge attributed to algae
AEm = c(0.1, 0.5, 1) #Assimilation efficiency


#Im = (Pm*FA)/(NPE*AE), Where Im = ingestion by midges, Pm = midge productivity, FA = Fraction of algae assimilated, NPE = Net production efficiency, AE = assimilation efficiency
#when Im = Pa, Where Pa = algal productivity 
#Pa/(Pm*FA) = NPE*AE

#confirming the slope = NPE*AE
data.frame(GPP = 0:max(apm$gpp_daily)) %>% 
  crossing(AE = c(0.1, 0.5, 1)) %>%
  mutate( NPP = GPP*AEa,
          Pdc = (NPP*NPEm*AE)/FA) %>% 
  lm(Pdc~0+NPP:factor(AE), data = .)



#====Figure 6: Midge productivity and primary production=====
#combine estimates of midge production with algae production
production <- midgeprod %>%  
  full_join(algaeprod %>% 
              group_by(coreid, algae_conc2, midge) %>% 
              # select(-day) %>% 
              mutate(NPP = gpp_daily*AEa,
                     NPP.mean = meanna(NPP)) %>% #multiply GPP by AEa (the efficiency at which algae convert fixed carbon into new biomass)
              summarise(NPP.sd = sd(NPP),
                        NPP = meanna(NPP))) #average by day


#slopes and lines for I/P figure
IPs = data.frame(AEm = AEm, 
                 NPEm = NPEm, 
                 x = max(production$NPP)+5,
                 slope = AEm*NPEm,
                 label = paste("AE[m]==", format(AEm, nsmall = 1)),
                 label2 = "I[m]/P[a] == 1") %>% 
  mutate(y = x*NPEm*AEm)


production %>% 
  mutate(Pdc = ifelse(is.na(Pdc), 0, Pdc),
         Pdc.se = ifelse(is.na(Pdc), 0, Pdc.se)) %>% 
  ggplot(aes(x = NPP, y = Pdc))+
  facet_wrap(~midge)+
  geom_hline(yintercept = 0, linetype = "dashed")+
  geom_errorbar(aes(ymin = Pdc-Pdc.se, ymax = Pdc+Pdc.se, color = algae_conc))+
  geom_point(aes(color = algae_conc, shape = factor(day)), fill = "white")+
  geom_segment(aes(x = 0, y = 0, xend = max(production$NPP)+5, yend =  slope * (max(production$NPP)+5)), data = IPs)+
  geom_text(aes(x = x, y = y, label = label), parse = TRUE, hjust = 0, vjust = 1, color = "black", data = IPs)+
  geom_text(aes(x = x, y = y, label = label2), parse = TRUE, hjust = 0,vjust = 0, color = "black", data = IPs)+
  labs(x = expression("Algal Productivity \u03BCg C "~d^{-1}),
       y = expression("Midge Productivity \u03BCg C "~d^{-1}),
       color = "Initial Sediment Quality",
       shape = "Day")+
  scale_color_gradient(low = "goldenrod2", high = "darkgreen")+
  scale_shape_manual(values = c(21, 16))+
  lims(x = c(0, 200),
       y = c(NA, 100))+
  coord_equal()+
  guides(colour = guide_colourbar(title.position="top", title.hjust = 0.5),
         shape = guide_legend(title.position="top", title.hjust = 0.5))

midgeprod %>% 
  left_join(algaeprod %>% 
              select(coreid, algae_conc2, day, gpp_daily) %>% 
              group_by(coreid, algae_conc2) %>% 
              mutate(NPP = gpp_daily*AEa,
                     day = paste0("NPP_", day)) %>%
              select(-gpp_daily) %>% 
              spread(day, NPP) %>% 
              rowwise() %>% 
              mutate(NPP = meanna(c(NPP_14, NPP_22)))) %>% 
  ggplot(aes(y = Pdc, x = NPP))+
  geom_rect(aes(ymin = Pdc-Pdc.se, ymax = Pdc.se+Pdc, xmin = NPP_14, xmax = NPP_22, fill = algae_conc2), alpha = 0.2)+
  geom_errorbar(aes(ymin = Pdc-Pdc.se, ymax = Pdc.se+Pdc, col = algae_conc2), data = . %>% filter(is.na(NPP_22)))+
  geom_hline(yintercept = 0, linetype = "dashed")+
  geom_point(aes(col = algae_conc2))+
  geom_segment(aes(x = 0, y = 0, xend = max(production$NPP)+5, yend =  slope * (max(production$NPP)+5)), data = IPs)+
  labs(x = expression("Algal Productivity \u03BCg C "~d^{-1}),
       y = expression("Midge Productivity \u03BCg C "~d^{-1}),
       color = "Initial Sediment Quality",
       shape = "Day")+
  scale_color_gradient(low = "goldenrod2", high = "darkgreen", trans = "log10")+
  scale_fill_gradient(low = "goldenrod2", high = "darkgreen", trans = "log10", guide = FALSE)+
  facet_wrap(~day)+
  coord_equal()+
  guides(colour = guide_colourbar(title.position="top", title.hjust = 0.5),
         shape = guide_legend(title.position="top", title.hjust = 0.5))



#What is the AE if they only eat algae??
prodmod1 <- lm(Pdc~NPP, 
              data = production)

coef(prodmod1)[2]/NPEm

prodmod2<- lm(Pdc~NPP, 
               weights = 1/Pdc.se^2,
               data = production)
coef(prodmod2)[2]/NPEm

prodmod3 <- lm(Pdc~NPP:factor(day), 
   data = production)

coef(prodmod3)[2]/NPEm
coef(prodmod3)[3]/NPEm

prodmod4 <- lm(Pdc~NPP:factor(day), 
               weights = 1/Pdc.se^2,
               data = production)

coef(prodmod4)[2]/NPEm
coef(prodmod4)[3]/NPEm


production %>% 
  mutate(lower = Pdc-2*Pdc.se) %>% 
  filter(lower/(NPEm*1)>NPP)

#====Q3: Supplement====
# using day of incubation
sim%>% 
  ggplot(aes(x = NPP, y = Pdc))+
  facet_wrap(~paste("AEm = ", AE), ncol = 5)+
  stat_contour(aes(z = ip2, fill = ip2, linetype = factor(..level..)), col = "black", binwidth = 0.25, show.legend = FALSE)+
  geom_hline(yintercept = 0, col = "black")+
  #add points of observed values
  geom_point(aes(shape = as.character(day), col = algae_conc), alpha = 0.7, fill = "black", 
             data = midgeprod %>%  
               left_join(algaeprod %>% 
                           mutate(NPP = gpp_daily*AEa)))+
  geom_errorbar(aes(ymin = Pdc-Pdc.se, ymax = Pdc+Pdc.se, col = algae_conc), width = 0,
                data = midgeprod %>%
                  left_join(algaeprod %>%
                              mutate(NPP = gpp_daily*AEa,
                                     ip2 = NA)))+
  labs(x = expression("Algal Productivity \u03BCg C "~d^{-1}),
       y = expression("Midge Productivity \u03BCg C "~d^{-1}),
       fill = expression(I[m]/P[a]),
       color = "Initial Sediment Quality",
       shape = "Day")+
  scale_color_viridis_c()+
  # theme(legend.position = "right")+
  scale_linetype_manual(values = c("dotted", "dashed", "solid"))


#same plot but using only gpp values from day 14
sim%>% 
  ggplot(aes(x = NPP, y = Pdc, fill = ip2))+
  facet_wrap(~paste("AEm = ", AE), ncol = 5)+
  stat_contour(aes(z = ip2, linetype = factor(..level..)), col = "black", binwidth = 0.25, show.legend = FALSE)+
  geom_hline(yintercept = 0, col = "black")+
  #add points of observed values
  geom_point(aes(shape = as.character(day), col = algae_conc), alpha = 0.7, fill = "black", 
             data = midgeprod %>%  
               left_join(algaeprod %>% filter(day != 22) %>% select(-day) %>% 
                           mutate(NPP = gpp_daily*AEa)))+
  labs(x = expression("Algal Productivity \u03BCg C "~d^{-1}),
       y = expression("Midge Productivity \u03BCg C "~d^{-1}),
       fill = expression(I[m]/P[a]),
       color = "Initial Sediment Quality",
       shape = "Day")+
  scale_color_viridis_c()+
  # theme(legend.position = "right")+
  scale_linetype_manual(values = c("dotted", "dashed", "solid"))
